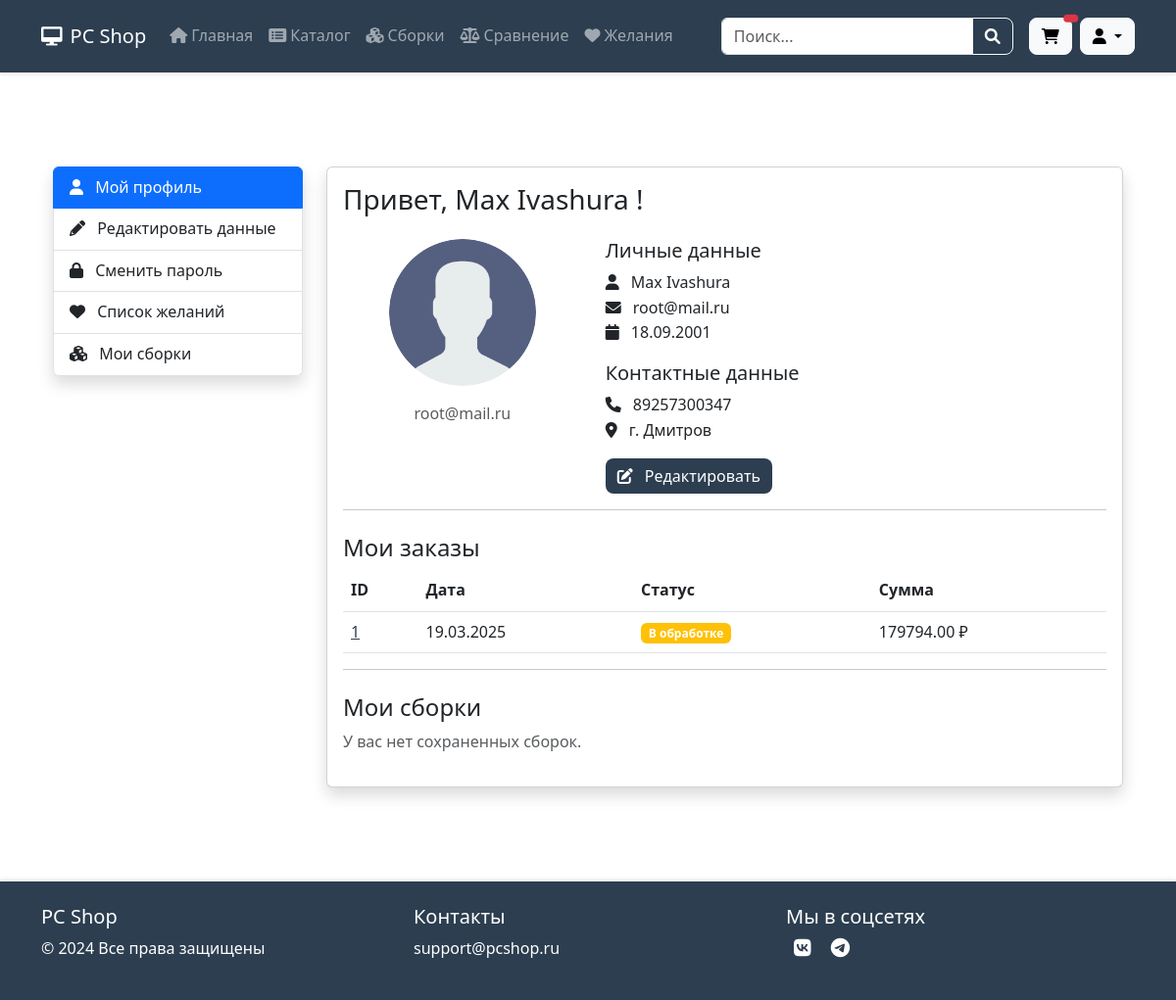
The page /profile/ (signed in) on the database as committed earlier.
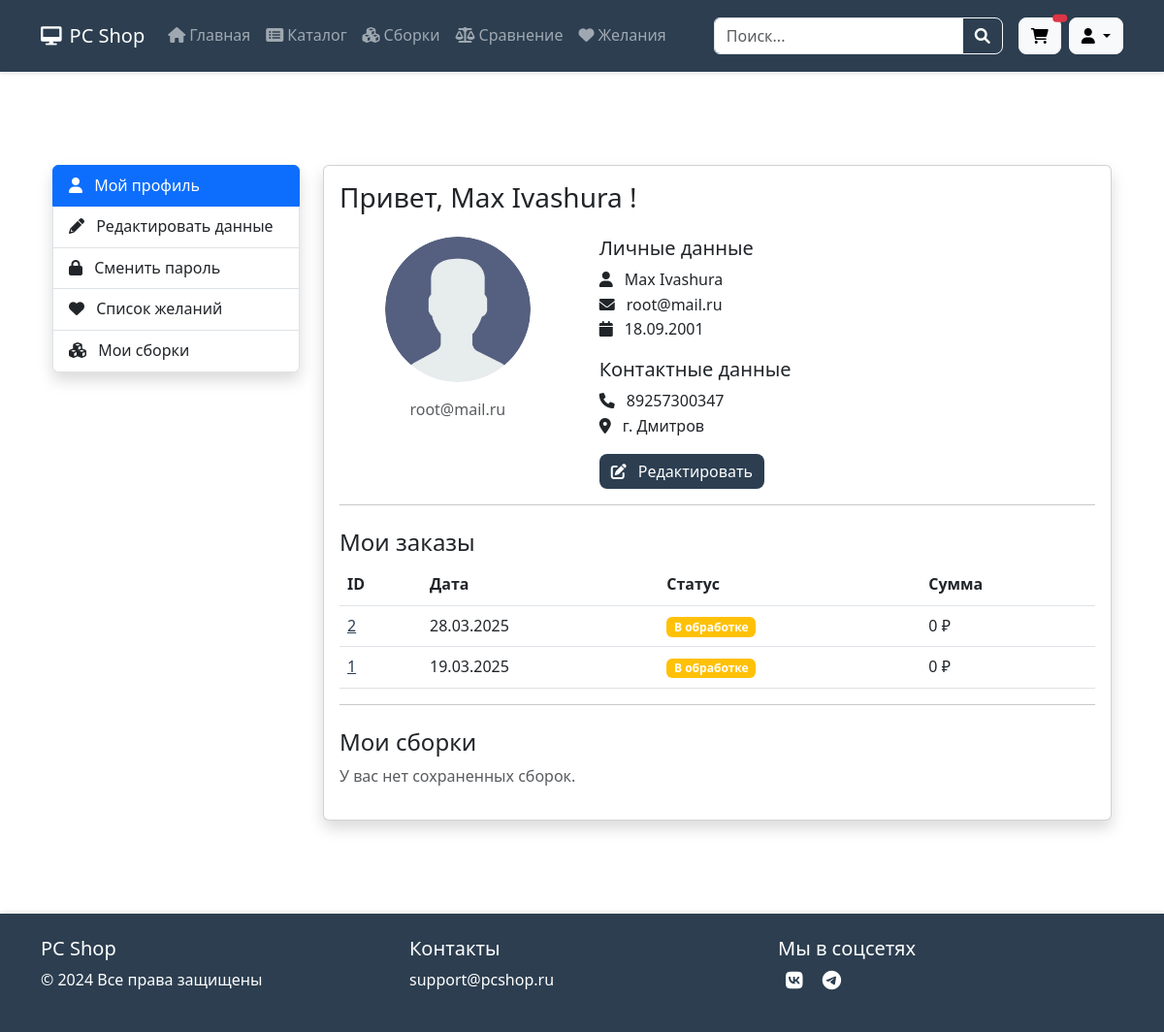
The same page on the database as committed later.
### user_profile/models.py (models this page shows, shortened)
class UserProfile(models.Model):
    user = models.OneToOneField(User, on_delete=models.CASCADE)
    phone = models.CharField("Телефон", max_length=20, blank=True)
    address = models.CharField("Адрес", max_length=255, blank=True)
    birth_date = models.DateField("Дата рождения", null=True, blank=True)
    class Meta:
        verbose_name = "Профиль пользователя"
        verbose_name_plural = "Профили пользователей"

### orders/models.py (models this page shows, shortened)
class Order(models.Model):
    STATUS_CHOICES = [
        ('processing', 'В обработке'),
        ('shipped', 'Отправлен'),
        ('delivered', 'Доставлен'),
        ('canceled', 'Отменен'),
    ]
    user = models.ForeignKey(
        settings.AUTH_USER_MODEL,
        on_delete=models.SET_NULL,
        null=True
    )
    first_name = models.CharField("Имя", max_length=50)
    last_name = models.CharField("Фамилия", max_length=50)
    email = models.EmailField("Email")
    address = models.CharField("Адрес", max_length=250)
    created_at = models.DateTimeField(auto_now_add=True)
    updated_at = models.DateTimeField(auto_now=True)
    status = models.CharField(
        max_length=20,
        choices=STATUS_CHOICES,
        default='processing'
    )
    paid = models.BooleanField(default=False)
    class Meta:
        ordering = ('-created_at',)
        verbose_name = 'Заказ'
        verbose_name_plural = 'Заказы'
    def get_total_cost(self):
        return sum(item.get_cost() for item in self.items.all())

class OrderItem(models.Model):
    order = models.ForeignKey(
        Order,
        on_delete=models.CASCADE,
        related_name='items'
    )
    product = models.ForeignKey(Product, on_delete=models.CASCADE)
    price = models.DecimalField(max_digits=10, decimal_places=2)
    quantity = models.PositiveIntegerField(default=1)
    def get_cost(self):
        return self.price * self.quantity

### user_profile/views.py (the view)
# urls.py: path('profile/', include('user_profile.urls')),
@login_required
def profile(request):
    user = request.user
    orders = user.order_set.all()
    builds = user.builds.all()  # Если сборки привязаны к пользователю
    reviews = Review.objects.filter(user=user)
    context = {
        'orders': orders,
        'builds': builds,
        'reviews': reviews,
    }
    return render(request, 'user_profile/profile.html', context)

### user_profile/templates/user_profile/profile.html
{% extends 'base.html' %}
{% load static %}
{% block content %}
<div class="container my-5">
    <div class="row">
        <div class="col-lg-3 mb-4">
            <div class="list-group shadow">
                <a href="{% url 'profile' %}" class="list-group-item list-group-item-action active">
                    <i class="fas fa-user me-2"></i> Мой профиль
                </a>
                <a href="{% url 'edit_profile' %}" class="list-group-item list-group-item-action">
                    <i class="fas fa-pencil-alt me-2"></i> Редактировать данные
                </a>
                <a href="{% url 'change_password' %}" class="list-group-item list-group-item-action">
                    <i class="fas fa-lock me-2"></i> Сменить пароль
                </a>
                <a href="{% url 'wishlist' %}" class="list-group-item list-group-item-action">
                    <i class="fas fa-heart me-2"></i> Список желаний
                </a>
                <a href="{% url 'user_builds' %}" class="list-group-item list-group-item-action">
                    <i class="fas fa-cubes me-2"></i> Мои сборки
                </a>
            </div>
        </div>
        <div class="col-lg-9">
            <div class="card shadow">
                <div class="card-body">
                    <h3 class="card-title mb-4">
                        Привет,
                        {% if user.first_name or user.last_name %}
                        {{ user.first_name|default:"" }} {{ user.last_name|default:"" }}
                        {% else %}
                        {{ user.username }}
                        {% endif %}
                        !
                    </h3>
                    <div class="row">
                        <div class="col-md-4 text-center">
                            <img src="{% static 'images/avatar.png' %}"
                                 alt="Аватар"
                                 class="img-fluid rounded-circle mb-3"
                                 style="width: 150px; height: 150px;">
                            <p class="text-muted">{{ user.email }}</p>
                        </div>
                        <div class="col-md-8">
                            <h5>Личные данные</h5>
                            <p>
                                <i class="fas fa-user me-2"></i>
                                {{ user.first_name|default:"Имя не указано" }}
                                {{ user.last_name|default:"Фамилия не указана" }}<br>
                                <i class="fas fa-envelope me-2"></i> {{ user.email }}<br>
                                <i class="fas fa-calendar me-2"></i>
                                {% if user.userprofile.birth_date %}
                                    {{ user.userprofile.birth_date|date:"d.m.Y" }}
                                {% else %}
                                    Дата рождения не указана
                                {% endif %}
                            </p>
                            <h5>Контактные данные</h5>
                            <p>
                                <i class="fas fa-phone me-2"></i> {{ user.userprofile.phone|default:'Не указано' }}<br>
                                <i class="fas fa-map-marker-alt me-2"></i> {{ user.userprofile.address|default:'Не указано' }}
                            </p>
                            <a href="{% url 'edit_profile' %}" class="btn btn-primary">
                                <i class="fas fa-edit me-2"></i> Редактировать
                            </a>
                        </div>
                    </div>
                    <hr>
                    <h4 class="mt-4">Мои заказы</h4>
                    {% if orders %}
                    <table class="table table-hover">
                        <thead>
                        <tr>
                            <th>ID</th>
                            <th>Дата</th>
                            <th>Статус</th>
                            <th>Сумма</th>
                        </tr>
                        </thead>
                        <tbody>
                        {% for order in orders %}
                        <tr>
                            <td><a href="#">{{ order.id }}</a></td>
                            <td>{{ order.created_at|date:"d.m.Y" }}</td>
                            <td>
                                        <span class="badge
                                            {% if order.status == 'processing' %}bg-warning
                                            {% elif order.status == 'shipped' %}bg-info
                                            {% elif order.status == 'delivered' %}bg-success
                                            {% else %}bg-danger{% endif %}">
                                            {{ order.get_status_display }}
                                        </span>
                            </td>
                            <td>{{ order.get_total_cost }} ₽</td>
                        </tr>
                        {% endfor %}
                        </tbody>
                    </table>
                    {% else %}
                    <p class="text-muted">У вас еще нет заказов.</p>
                    {% endif %}
                    <hr>
                    <h4 class="mt-4">Мои сборки</h4>
                    {% if builds %}
                    <div class="row">
                        {% for build in builds %}
                        <div class="col-md-4 mb-3">
                            <div class="card h-100">
                                <div class="card-body">
                                    <h5 class="card-title">{{ build.name }}</h5>
                                    <p class="card-text">{{ build.description|truncatewords:10 }}</p>
                                    <a href="{% url 'build_detail' build.id %}" class="btn btn-sm btn-outline-primary">
                                        Подробнее
                                    </a>
                                </div>
                            </div>
                        </div>
                        {% endfor %}
                    </div>
                    {% else %}
                    <p class="text-muted">У вас нет сохраненных сборок.</p>
                    {% endif %}
                </div>
            </div>
        </div>
    </div>
</div>
{% endblock %}

### templates/base.html (shortened to what this page needs)
{% load static %}
<!DOCTYPE html>
<html lang="ru">
<head>
    <link href="https://cdn.jsdelivr.net/npm/bootstrap@5.3.0/dist/css/bootstrap.min.css" rel="stylesheet">
    <link href="https://cdnjs.cloudflare.com/ajax/libs/font-awesome/6.0.0/css/all.min.css" rel="stylesheet">
    <link href="https://cdnjs.cloudflare.com/ajax/libs/animate.css/4.1.1/animate.min.css" rel="stylesheet">
    <link href="{% static 'css/styles.css' %}" rel="stylesheet">
</head>
<body class="d-flex flex-column min-vh-100">
<header class="navbar navbar-expand-lg navbar-dark bg-dark-blue">
    <div class="container">
        <a class="navbar-brand d-flex align-items-center" href="/">
            <i class="fas fa-desktop me-2" style="color: white;"></i>
            <h5 class="mb-0">PC Shop</h5>
        </a>
        <div class="collapse navbar-collapse" id="navbarNav">
            <ul class="navbar-nav me-auto">
                <li class="nav-item">
                    <a class="nav-link {% if request.path == '/' %}active{% endif %}" href="{% url 'home' %}">
                        <i class="fas fa-home me-1"></i>Главная
                    </a>
                </li>
                <li class="nav-item">
                    <a class="nav-link {% if 'catalog' in request.path %}active{% endif %}"
                       href="{% url 'product_list' %}">
                        <i class="fas fa-list-alt me-1"></i>Каталог
                    </a>
                </li>
                <li class="nav-item">
                    <a class="nav-link {% if 'community' in request.path %}active{% endif %}"
                       href="{% url 'community_builds' %}">
                        <i class="fas fa-cubes me-1"></i>Сборки
                    </a>
                </li>
                <li class="nav-item">
                    <a class="nav-link {% if 'compare' in request.path %}active{% endif %}" href="{% url 'compare' %}">
                        <i class="fas fa-balance-scale me-1"></i>Сравнение
                    </a>
                </li>
                <li class="nav-item">
                    <a class="nav-link {% if 'wishlist' in request.path %}active{% endif %}"
                       href="{% url 'wishlist' %}">
                        <i class="fas fa-heart me-1"></i>Желания
                    </a>
                </li>
            </ul>
            <div class="d-flex align-items-center">
                <form class="me-3" action="{% url 'product_search' %}" method="get">
                    <div class="input-group">
                        <input type="text" class="form-control" placeholder="Поиск..." name="q">
                        <button class="btn btn-outline-light" type="submit">
                            <i class="fas fa-search"></i>
                        </button>
                    </div>
                </form>
                <a href="{% url 'cart_detail' %}" class="btn btn-light position-relative me-2">
                    <i class="fas fa-shopping-cart"></i>
                    <span class="position-absolute top-0 start-100 translate-middle badge rounded-pill bg-danger">
                    </span>
                </a>
                <div class="dropdown">
                    <button class="btn btn-light dropdown-toggle" type="button" id="userMenu" data-bs-toggle="dropdown">
                        <i class="fas fa-user"></i>
                    </button>
                </div>
            </div>
        </div>
    </div>
</header>
<main class="container py-5 flex-grow-1">
    {% block content %}{% endblock %}
</main>
<footer class="bg-dark-blue text-white py-4 mt-auto">
    <div class="container">
        <div class="row">
            <div class="col-md-4">
                <h5>PC Shop</h5>
                <p>© 2024 Все права защищены</p>
            </div>
            <div class="col-md-4">
                <h5>Контакты</h5>
                <p>support@pcshop.ru</p>
            </div>
            <div class="col-md-4">
                <h5>Мы в соцсетях</h5>
                <div class="social-icons">
                    <a href="#"><i class="fab fa-vk fa-lg"></i></a>
                    <a href="#"><i class="fab fa-telegram fa-lg"></i></a>
                </div>
            </div>
        </div>
    </div>
</footer>
</body>
</html>

### static/css/styles.css (style rules this page uses)
:root { --primary: #2c3e50; --secondary: #3498db; --success: #4CAF50; --light: #f8f9fa; --dark: #212529; --gray-100: #f0f2f5; }
html, body { height: 100%; }
body { font-family: 'Segoe UI', Tahoma, Geneva, Verdana, sans-serif; line-height: 1.6; display: flex; flex-direction: column; }
main { flex: 1 0 auto; }
a { color: var(--primary); transition: color 0.3s; }
.btn { transition: all 0.3s ease; border-radius: 8px; }
.btn-primary { background: var(--primary); border: none; }
.navbar { background: var(--primary) !important; padding: 1rem 0; box-shadow: 0 2px 4px rgba(0, 0, 0, 0.1); }
.navbar-brand { font-weight: 700; color: white !important; font-size: 1.2rem; }
footer { background: var(--primary); color: white; box-shadow: 0 -2px 4px rgba(0, 0, 0, 0.1); flex-shrink: 0; }
.social-icons a { margin: 0 0.5rem; color: white; transition: color 0.3s; }

Rows that differ between the two databases and show on the page:
added Order: id "2", created_at "28.03.2025", status "В обработке", get_total_cost "0"
computed for Order id 1: get_total_cost "179794.00" → "0"
